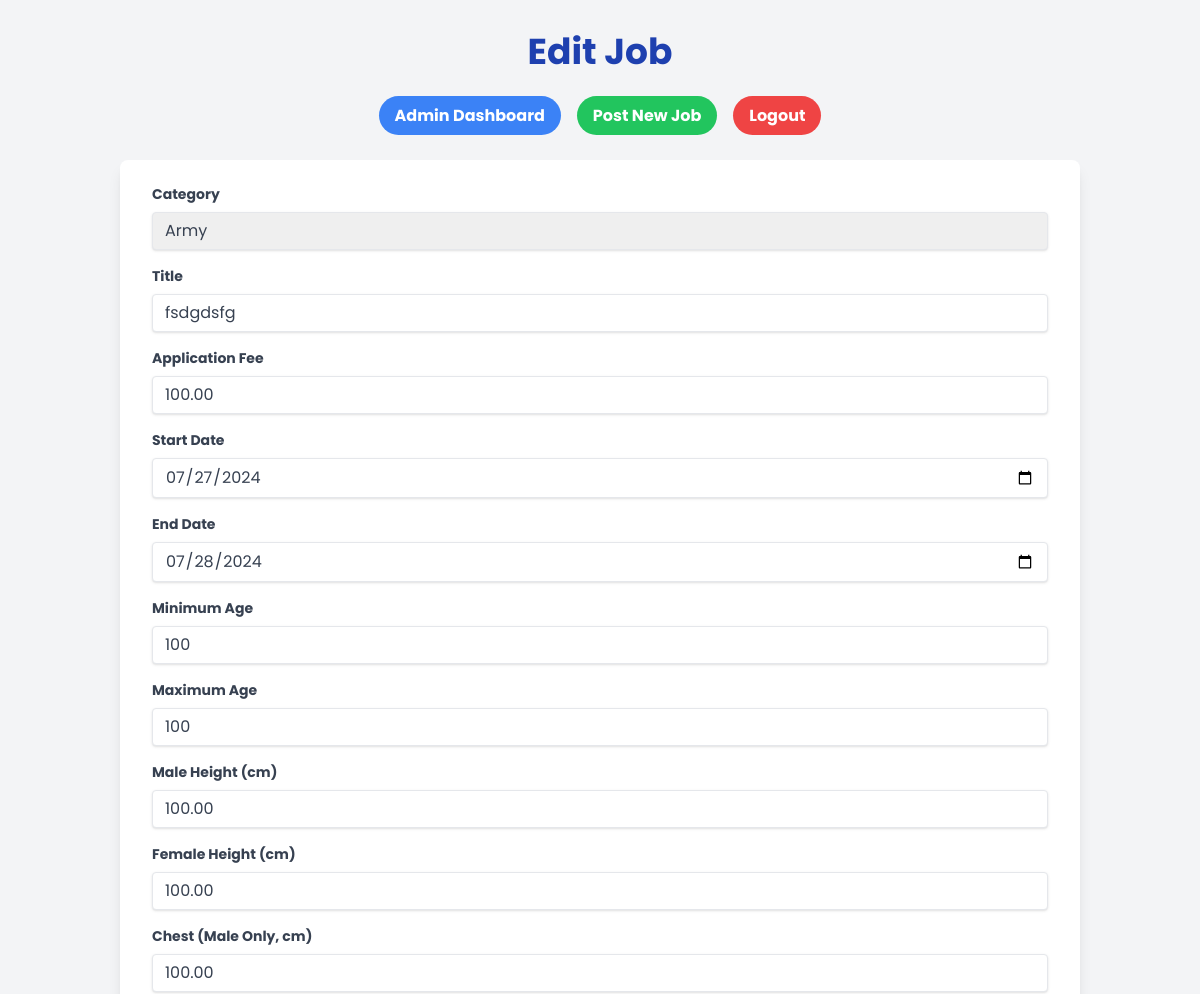
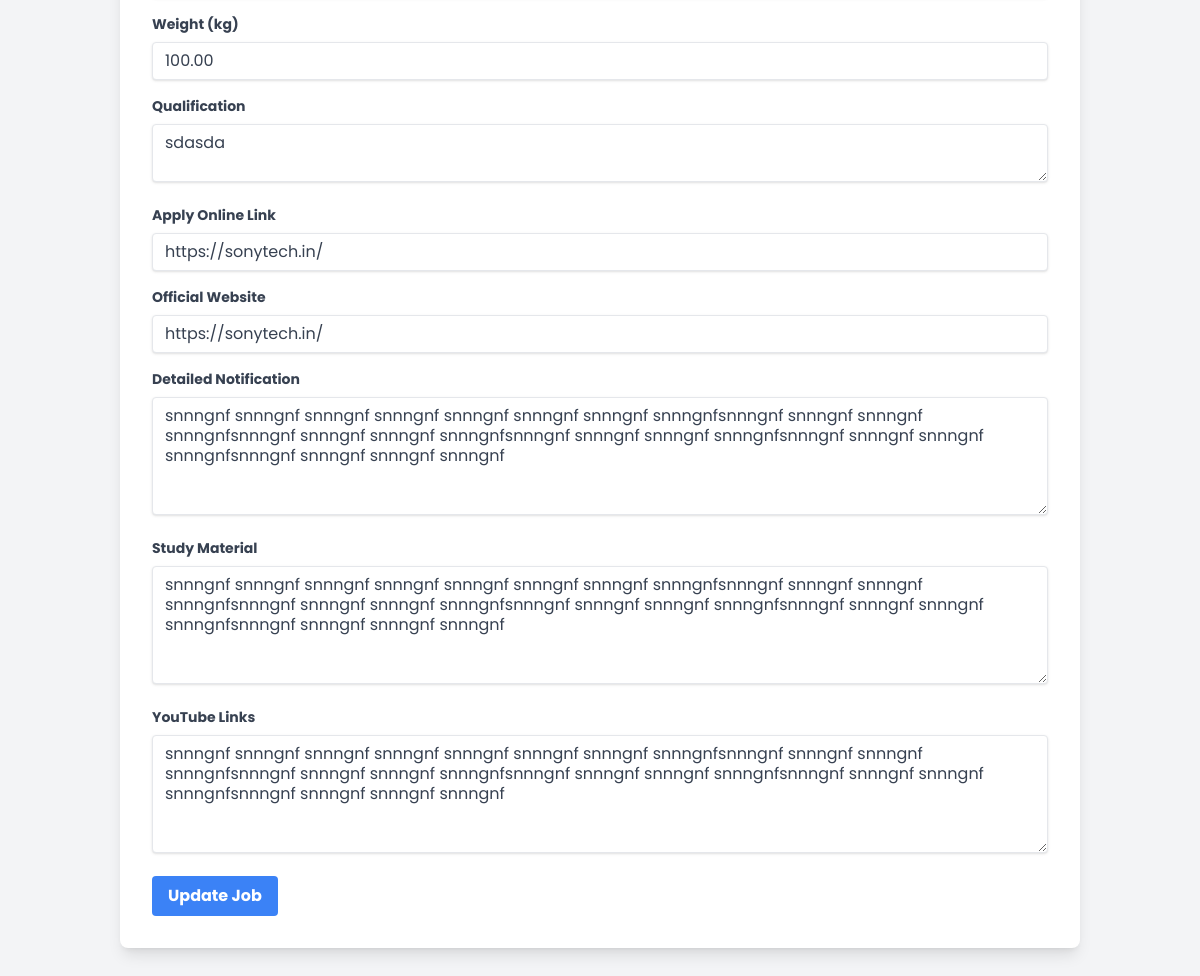
Page /admin_edit_job.php?id=1 (signed in) on the committed database (2 pictures, top to bottom).
### tables this page shows
CREATE TABLE `jobs` (
  `id` int(11) NOT NULL,
  `category_id` int(11) DEFAULT NULL,
  `title` varchar(255) NOT NULL,
  `application_fee` decimal(10,2) DEFAULT NULL,
  `start_date` date DEFAULT NULL,
  `end_date` date DEFAULT NULL,
  `min_age` int(11) DEFAULT NULL,
  `max_age` int(11) DEFAULT NULL,
  `male_height` decimal(5,2) DEFAULT NULL,
  `female_height` decimal(5,2) DEFAULT NULL,
  `chest_male` decimal(5,2) DEFAULT NULL,
  `weight` decimal(5,2) DEFAULT NULL,
  `qualification` text DEFAULT NULL,
  `apply_link` varchar(255) DEFAULT NULL,
  `official_website` varchar(255) DEFAULT NULL,
  `detailed_notification` text DEFAULT NULL,
  `study_material` text DEFAULT NULL,
  `youtube_links` text DEFAULT NULL,
  `created_at` timestamp NOT NULL DEFAULT current_timestamp()
);

CREATE TABLE `categories` (
  `id` int(11) NOT NULL,
  `name` varchar(255) NOT NULL
);

### admin_edit_job.php (the view, shortened to what this page needs)
<?php
require_once 'config.php';
$job_id = filter_input(INPUT_GET, 'id', FILTER_SANITIZE_NUMBER_INT);
if ($_SERVER['REQUEST_METHOD'] == 'POST') {
    $category_id = filter_input(INPUT_POST, 'category_id', FILTER_SANITIZE_NUMBER_INT);
    $title = filter_input(INPUT_POST, 'title', FILTER_SANITIZE_STRING);
    $application_fee = filter_input(INPUT_POST, 'application_fee', FILTER_SANITIZE_NUMBER_FLOAT, FILTER_FLAG_ALLOW_FRACTION);
    $start_date = filter_input(INPUT_POST, 'start_date', FILTER_SANITIZE_STRING);
    $end_date = filter_input(INPUT_POST, 'end_date', FILTER_SANITIZE_STRING);
    $min_age = filter_input(INPUT_POST, 'min_age', FILTER_SANITIZE_NUMBER_INT);
    $max_age = filter_input(INPUT_POST, 'max_age', FILTER_SANITIZE_NUMBER_INT);
    $male_height = filter_input(INPUT_POST, 'male_height', FILTER_SANITIZE_NUMBER_FLOAT, FILTER_FLAG_ALLOW_FRACTION);
    $female_height = filter_input(INPUT_POST, 'female_height', FILTER_SANITIZE_NUMBER_FLOAT, FILTER_FLAG_ALLOW_FRACTION);
    $chest_male = filter_input(INPUT_POST, 'chest_male', FILTER_SANITIZE_NUMBER_FLOAT, FILTER_FLAG_ALLOW_FRACTION);
    $weight = filter_input(INPUT_POST, 'weight', FILTER_SANITIZE_NUMBER_FLOAT, FILTER_FLAG_ALLOW_FRACTION);
    $qualification = filter_input(INPUT_POST, 'qualification', FILTER_SANITIZE_STRING);
    $apply_link = filter_input(INPUT_POST, 'apply_link', FILTER_SANITIZE_URL);
    $official_website = filter_input(INPUT_POST, 'official_website', FILTER_SANITIZE_URL);
    $detailed_notification = filter_input(INPUT_POST, 'detailed_notification', FILTER_SANITIZE_STRING);
    $study_material = filter_input(INPUT_POST, 'study_material', FILTER_SANITIZE_STRING);
    $youtube_links = filter_input(INPUT_POST, 'youtube_links', FILTER_SANITIZE_STRING);
    $sql = "UPDATE jobs SET category_id = ?, title = ?, application_fee = ?, start_date = ?, end_date = ?, min_age = ?, max_age = ?, male_height = ?, female_height = ?, chest_male = ?, weight = ?, qualification = ?, apply_link = ?, official_website = ?, detailed_notification = ?, study_material = ?, youtube_links = ? WHERE id = ?";
    $stmt = $pdo->prepare($sql);
    $stmt->execute([$category_id, $title, $application_fee, $start_date, $end_date, $min_age, $max_age, $male_height, $female_height, $chest_male, $weight, $qualification, $apply_link, $official_website, $detailed_notification, $study_material, $youtube_links, $job_id]);
    $_SESSION['message'] = "Job updated successfully!";
    header("Location: admin_dashboard.php");
    exit();
} else {
    $stmt = $pdo->prepare("SELECT * FROM jobs WHERE id = ?");
    $stmt->execute([$job_id]);
    $job = $stmt->fetch();
}
$stmt = $pdo->query("SELECT * FROM categories");
$categories = $stmt->fetchAll();
?>
<!DOCTYPE html>
<html lang="en">
<head>
    <script src="https://cdn.tailwindcss.com"></script>
</head>
<body class="bg-gray-100">
    <div x-data="{ showContent: false }" x-init="setTimeout(() => showContent = true, 100)" class="container mx-auto p-8">
        <h1 class="text-4xl font-bold mb-8 text-center text-blue-800" x-show="showContent" x-transition:enter="transition ease-out duration-500" x-transition:enter-start="opacity-0 transform -translate-y-4" x-transition:enter-end="opacity-100 transform translate-y-0">Edit Job</h1>
        <nav class="mb-8" x-show="showContent" x-transition:enter="transition ease-out duration-500" x-transition:enter-start="opacity-0" x-transition:enter-end="opacity-100">
            <ul class="flex justify-center space-x-4">
                <li><a href="admin_dashboard.php" class="bg-blue-500 hover:bg-blue-700 text-white font-bold py-2 px-4 rounded-full transition duration-300 ease-in-out transform hover:scale-105">Admin Dashboard</a></li>
                <li><a href="admin_post_job.php" class="bg-green-500 hover:bg-green-700 text-white font-bold py-2 px-4 rounded-full transition duration-300 ease-in-out transform hover:scale-105">Post New Job</a></li>
                <li><a href="admin_logout.php" class="bg-red-500 hover:bg-red-700 text-white font-bold py-2 px-4 rounded-full transition duration-300 ease-in-out transform hover:scale-105">Logout</a></li>
            </ul>
        </nav>
        <form action="admin_edit_job.php?id=<?php echo $job_id; ?>" method="POST" class="bg-white shadow-lg rounded-lg px-8 pt-6 pb-8 mb-4" x-show="showContent" x-transition:enter="transition ease-out duration-500" x-transition:enter-start="opacity-0 transform translate-y-4" x-transition:enter-end="opacity-100 transform translate-y-0">
            <div class="mb-4">
                <label class="block text-gray-700 text-sm font-bold mb-2" for="category_id">
                    Category
                </label>
                <select name="category_id" id="category_id" class="shadow appearance-none border rounded w-full py-2 px-3 text-gray-700 leading-tight focus:outline-none focus:shadow-outline transition duration-300 ease-in-out" required>
                    <?php foreach ($categories as $category): ?>
                        <option value="<?php echo $category['id']; ?>" <?php echo ($category['id'] == $job['category_id']) ? 'selected' : ''; ?>>
                            <?php echo htmlspecialchars($category['name']); ?>
                        </option>
                    <?php endforeach; ?>
                </select>
            </div>
            <div class="mb-4">
                <label class="block text-gray-700 text-sm font-bold mb-2" for="title">
                    Title
                </label>
                <input class="shadow appearance-none border rounded w-full py-2 px-3 text-gray-700 leading-tight focus:outline-none focus:shadow-outline transition duration-300 ease-in-out" id="title" name="title" type="text" value="<?php echo htmlspecialchars($job['title']); ?>" required>
            </div>
            <div class="mb-4">
                <label class="block text-gray-700 text-sm font-bold mb-2" for="application_fee">
                    Application Fee
                </label>
                <input class="shadow appearance-none border rounded w-full py-2 px-3 text-gray-700 leading-tight focus:outline-none focus:shadow-outline transition duration-300 ease-in-out" id="application_fee" name="application_fee" type="number" step="0.01" value="<?php echo htmlspecialchars($job['application_fee']); ?>" required>
            </div>
            <div class="mb-4">
                <label class="block text-gray-700 text-sm font-bold mb-2" for="start_date">
                    Start Date
                </label>
                <input class="shadow appearance-none border rounded w-full py-2 px-3 text-gray-700 leading-tight focus:outline-none focus:shadow-outline transition duration-300 ease-in-out" id="start_date" name="start_date" type="date" value="<?php echo htmlspecialchars($job['start_date']); ?>" required>
            </div>
            <div class="mb-4">
                <label class="block text-gray-700 text-sm font-bold mb-2" for="end_date">
                    End Date
                </label>
                <input class="shadow appearance-none border rounded w-full py-2 px-3 text-gray-700 leading-tight focus:outline-none focus:shadow-outline transition duration-300 ease-in-out" id="end_date" name="end_date" type="date" value="<?php echo htmlspecialchars($job['end_date']); ?>" required>
            </div>
            <div class="mb-4">
                <label class="block text-gray-700 text-sm font-bold mb-2" for="min_age">
                    Minimum Age
                </label>
                <input class="shadow appearance-none border rounded w-full py-2 px-3 text-gray-700 leading-tight focus:outline-none focus:shadow-outline transition duration-300 ease-in-out" id="min_age" name="min_age" type="number" value="<?php echo htmlspecialchars($job['min_age']); ?>" required>
            </div>
            <div class="mb-4">
                <label class="block text-gray-700 text-sm font-bold mb-2" for="max_age">
                    Maximum Age
                </label>
                <input class="shadow appearance-none border rounded w-full py-2 px-3 text-gray-700 leading-tight focus:outline-none focus:shadow-outline transition duration-300 ease-in-out" id="max_age" name="max_age" type="number" value="<?php echo htmlspecialchars($job['max_age']); ?>" required>
            </div>
            <div class="mb-4">
                <label class="block text-gray-700 text-sm font-bold mb-2" for="male_height">
                    Male Height (cm)
                </label>
                <input class="shadow appearance-none border rounded w-full py-2 px-3 text-gray-700 leading-tight focus:outline-none focus:shadow-outline transition duration-300 ease-in-out" id="male_height" name="male_height" type="number" step="0.1" value="<?php echo htmlspecialchars($job['male_height']); ?>" required>
            </div>
            <div class="mb-4">
                <label class="block text-gray-700 text-sm font-bold mb-2" for="female_height">
                    Female Height (cm)
                </label>
                <input class="shadow appearance-none border rounded w-full py-2 px-3 text-gray-700 leading-tight focus:outline-none focus:shadow-outline transition duration-300 ease-in-out" id="female_height" name="female_height" type="number" step="0.1" value="<?php echo htmlspecialchars($job['female_height']); ?>" required>
            </div>
            <div class="mb-4">
                <label class="block text-gray-700 text-sm font-bold mb-2" for="chest_male">
                    Chest (Male Only, cm)
                </label>
                <input class="shadow appearance-none border rounded w-full py-2 px-3 text-gray-700 leading-tight focus:outline-none focus:shadow-outline transition duration-300 ease-in-out" id="chest_male" name="chest_male" type="number" step="0.1" value="<?php echo htmlspecialchars($job['chest_male']); ?>" required>
            </div>
            <div class="mb-4">
                <label class="block text-gray-700 text-sm font-bold mb-2" for="weight">
                    Weight (kg)
                </label>
                <input class="shadow appearance-none border rounded w-full py-2 px-3 text-gray-700 leading-tight focus:outline-none focus:shadow-outline transition duration-300 ease-in-out" id="weight" name="weight" type="number" step="0.1" value="<?php echo htmlspecialchars($job['weight']); ?>" required>
            </div>
            <div class="mb-4">
                <label class="block text-gray-700 text-sm font-bold mb-2" for="qualification">
                    Qualification
                </label>
                <textarea class="shadow appearance-none border rounded w-full py-2 px-3 text-gray-700 leading-tight focus:outline-none focus:shadow-outline transition duration-300 ease-in-out" id="qualification" name="qualification" required><?php echo htmlspecialchars($job['qualification']); ?></textarea>
            </div>
            <div class="mb-4">
                <label class="block text-gray-700 text-sm font-bold mb-2" for="apply_link">
                    Apply Online Link
                </label>
                <input class="shadow appearance-none border rounded w-full py-2 px-3 text-gray-700 leading-tight focus:outline-none focus:shadow-outline transition duration-300 ease-in-out" id="apply_link" name="apply_link" type="url" value="<?php echo htmlspecialchars($job['apply_link']); ?>" required>
            </div>
            <div class="mb-4">
                <label class="block text-gray-700 text-sm font-bold mb-2" for="official_website">
                    Official Website
                </label>
                <input class="shadow appearance-none border rounded w-full py-2 px-3 text-gray-700 leading-tight focus:outline-none focus:shadow-outline transition duration-300 ease-in-out" id="official_website" name="official_website" type="url" value="<?php echo htmlspecialchars($job['official_website']); ?>" required>
            </div>
            <div class="mb-4">
                <label class="block text-gray-700 text-sm font-bold mb-2" for="detailed_notification">
                    Detailed Notification
                </label>
                <textarea class="shadow appearance-none border rounded w-full py-2 px-3 text-gray-700 leading-tight focus:outline-none focus:shadow-outline transition duration-300 ease-in-out" id="detailed_notification" name="detailed_notification" rows="5" required><?php echo htmlspecialchars($job['detailed_notification']); ?></textarea>
            </div>
            <div class="mb-4">
                <label class="block text-gray-700 text-sm font-bold mb-2" for="study_material">
                    Study Material
                </label>
                <textarea class="shadow appearance-none border rounded w-full py-2 px-3 text-gray-700 leading-tight focus:outline-none focus:shadow-outline transition duration-300 ease-in-out" id="study_material" name="study_material" rows="5"><?php echo htmlspecialchars($job['study_material']); ?></textarea>
            </div>
            <div class="mb-4">
                <label class="block text-gray-700 text-sm font-bold mb-2" for="youtube_links">
                    YouTube Links
                </label>
                <textarea class="shadow appearance-none border rounded w-full py-2 px-3 text-gray-700 leading-tight focus:outline-none focus:shadow-outline transition duration-300 ease-in-out" id="youtube_links" name="youtube_links" rows="5"><?php echo htmlspecialchars($job['youtube_links']); ?></textarea>
            </div>
            <div class="flex items-center justify-between">
                <button class="bg-blue-500 hover:bg-blue-700 text-white font-bold py-2 px-4 rounded focus:outline-none focus:shadow-outline transition duration-300 ease-in-out transform hover:scale-105" type="submit">
                    Update Job
                </button>
            </div>
        </form>
    </div>
</body>
</html>

### admin_edit_job.php (style rules this page uses)
body { font-family: 'Poppins', sans-serif; }

### rows in the picture
jobs: category_id "Army", title "fsdgdsfg", application_fee "100.00", start_date "07/27/2024", end_date "07/28/2024", min_age "100", max_age "100", male_height "100.00", female_height "100.00", chest_male "100.00", weight "100.00", qualification "sdasda", apply_link "https://sonytech.in/", official_website "https://sonytech.in/", detailed_notification "snnngnf snnngnf snnngnf snnngnf snnngnf snnngnf snnngnf snnngnfsnnngnf snnngnf snnngnf snnngnfsnnngnf snnngnf snnngnf snnngnfsnnngnf snnngnf snnngnf snnngnfsnnngnf snnngnf snnngnf snnngnfsnnngnf snnngnf snnngnf snnngnf", study_material "snnngnf snnngnf snnngnf snnngnf snnngnf snnngnf snnngnf snnngnfsnnngnf snnngnf snnngnf snnngnfsnnngnf snnngnf snnngnf snnngnfsnnngnf snnngnf snnngnf snnngnfsnnngnf snnngnf snnngnf snnngnfsnnngnf snnngnf snnngnf snnngnf", youtube_links "snnngnf snnngnf snnngnf snnngnf snnngnf snnngnf snnngnf snnngnfsnnngnf snnngnf snnngnf snnngnfsnnngnf snnngnf snnngnf snnngnfsnnngnf snnngnf snnngnf snnngnfsnnngnf snnngnf snnngnf snnngnfsnnngnf snnngnf snnngnf snnngnf"
